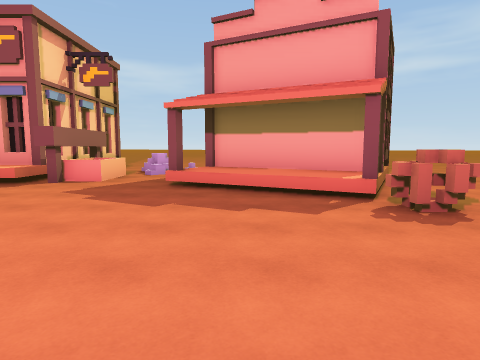
View 1 (above)

24 first-person views from a walk through a Unity game level. The camera is 1.5 m above the floor, tilts 6° down and sees 75° across. The floor is counted in squares, 2 m on a side. Each view is taken from the middle of a square. On the plan, view 1 faces up. The plan holds only what a view shows up to about 10 squares ahead; the rest is blank. The place goes on beyond the plan.

View 2
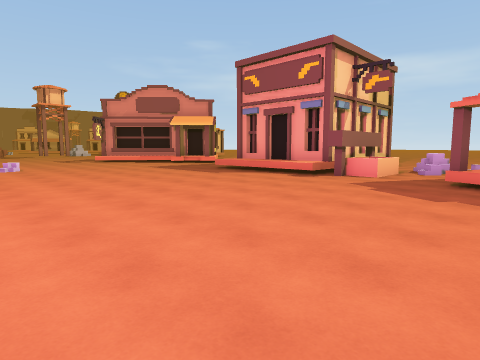

View 3
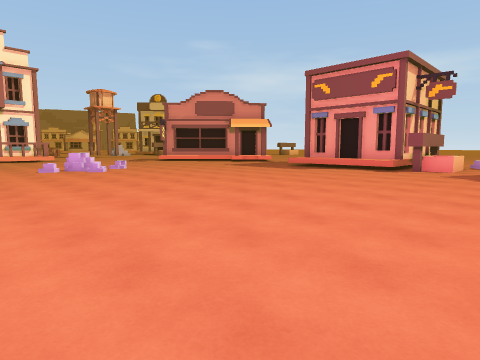

View 4
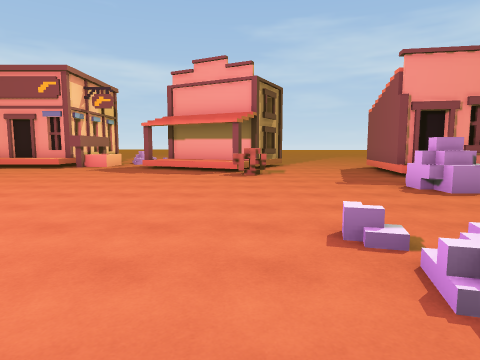

View 5
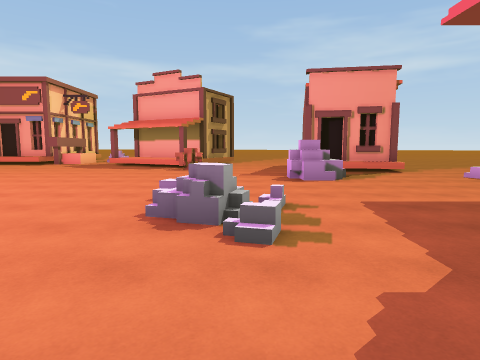

View 6
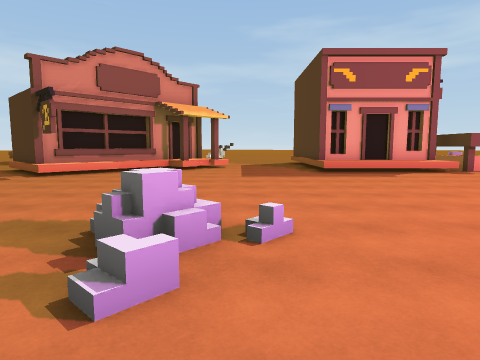

View 7
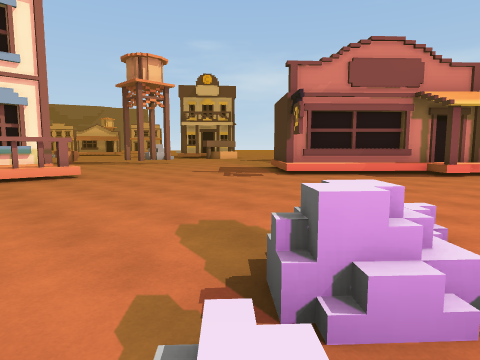

View 8
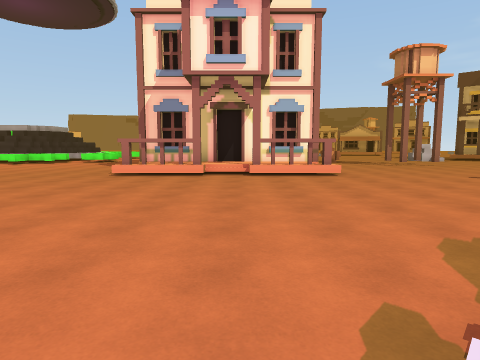

View 9
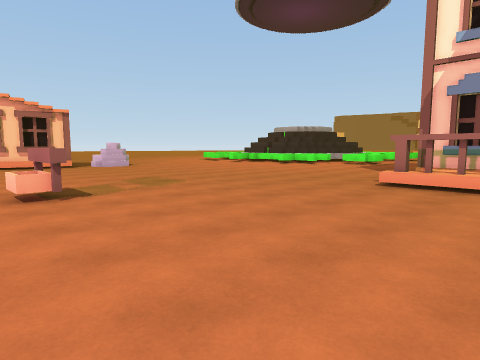

View 10
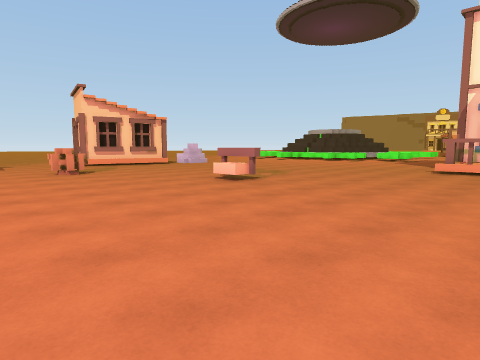

View 11
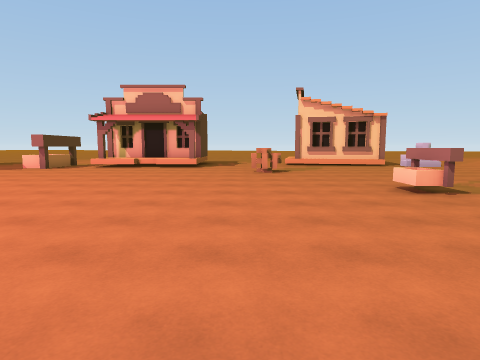

View 12
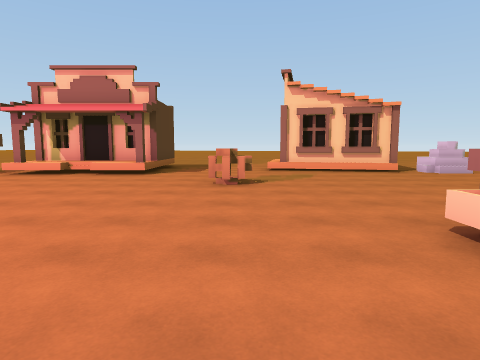

View 13
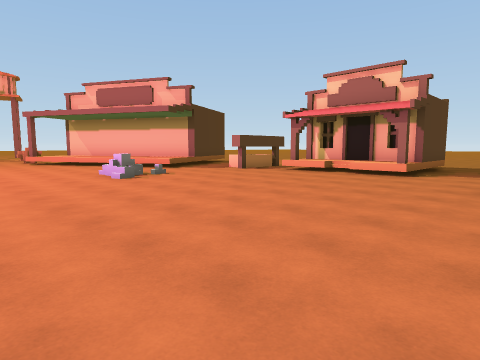

View 14
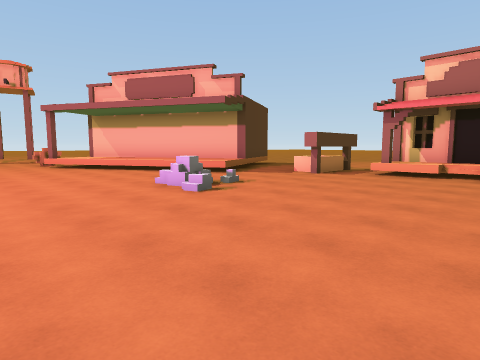

View 15
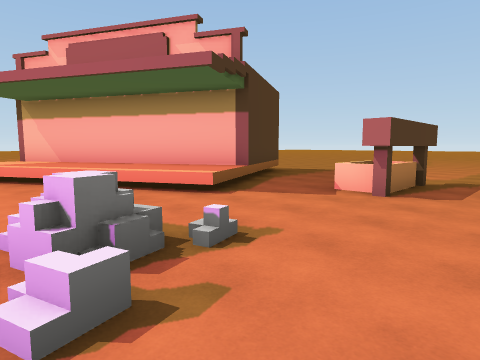

View 16
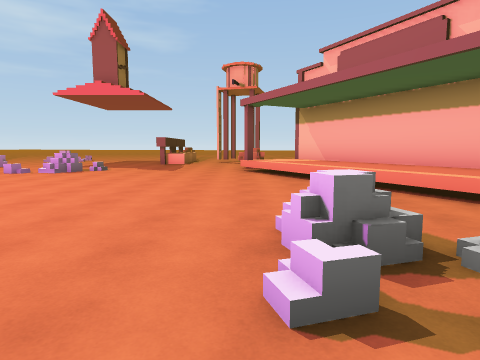

View 17
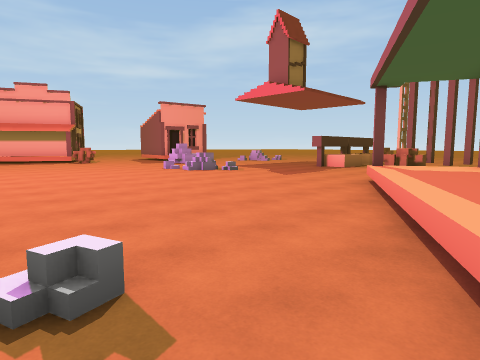

View 18
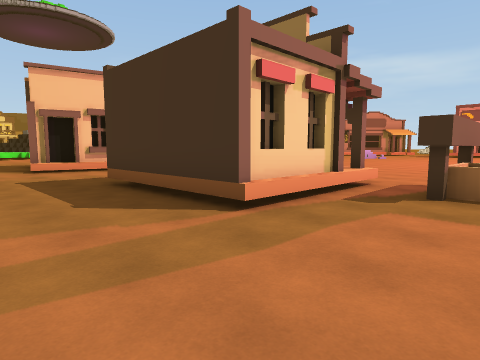

View 19
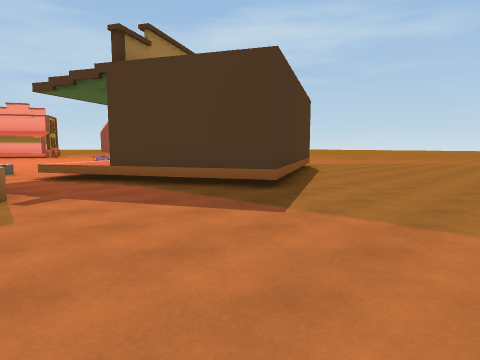

View 20
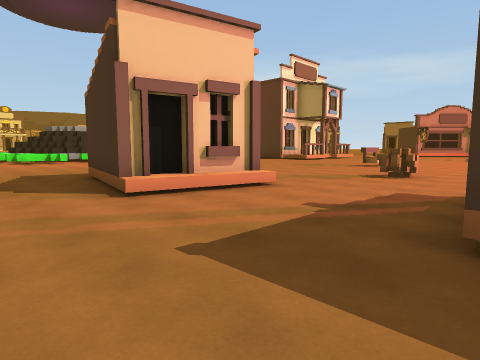

View 21
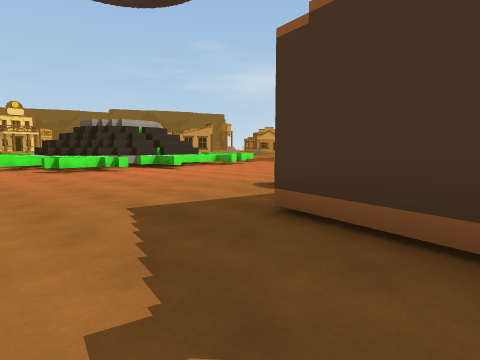

View 22
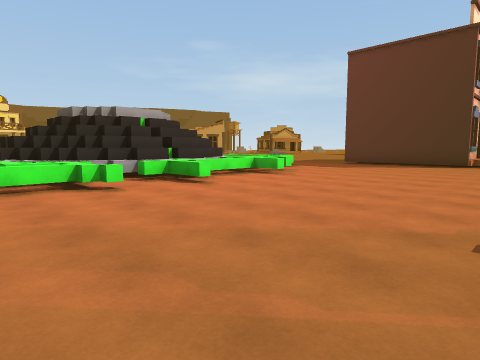

View 23
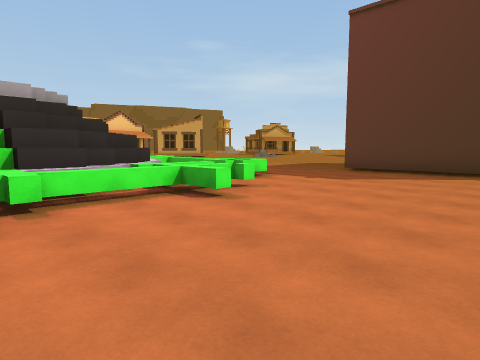

View 24
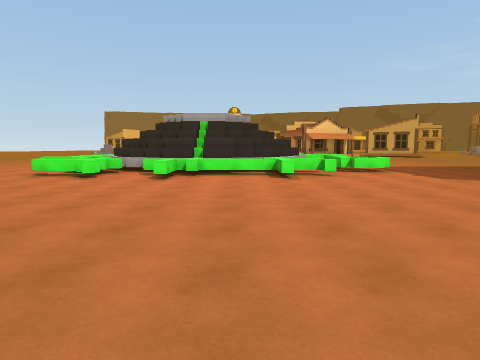

### Floor plan
Key: @ floor where view 1 was taken; # wall or solid block; x gap in a wall; . floor; / step, stairs or slope; = window, fence, low wall or low ledge; ^ raised ledge; R rock; H house; O other object.
Columns run from 27 left of view 1 to 6 right of it. Each row starts with its distance up from view 1.
 10               #       #
  9              ##       # .R
  8             ###.     ##OO.    H
  7          ####=.....^#^^OO.HHH H
  6          .##=.............HHHH...
  5       .. ..#................HH....
  4       .......................#....
  3       ...........................H
  2       ............................
  1       ........./................/
  0      #x^.......//..........@.....R
 -1       ^^.......R..................
 -2       ^^..........................
 -3       ^^..........................
 -4      #^^...........   .........R..
 -5   ####x^...........      .........
 -6 ....................... .........
 -7 ..................................
 -8 .............O....................
 -9 ^............O.................###
-10 ^......................R.....^^^.#
-11 =^^........................^^^^^#
-12 ^^^............#.........^^^^^##
-13 #^.............#..........^^##
-14 #^^....................O..##
-15 #^^....../........^^^^.O...#  ##
-16 #.......R .HHH....####.O...####..
-17 ^^^.......   H....####......#.....
-18 ^^^.......HHHH....####............
-19 ..................................
-20 ..................................
-21         ..... ..... ........

Where each view was taken, in squares from view 1:
view 1: 0 up, 0 right, facing up
view 2: 1 down, 0 right, facing up-left
view 3: 4 down, 1 left, facing up-left
view 4: 5 down, 2 right, facing up
view 5: 7 down, 4 right, facing up
view 6: 3 down, 11 left, facing up
view 7: 2 down, 11 left, facing up-left
view 8: 2 down, 11 left, facing left
view 9: 3 down, 13 left, facing down-left
view 10: 3 down, 9 left, facing down-left
view 11: 3 down, 11 left, facing down
view 12: 6 down, 12 left, facing down
view 13: 6 down, 12 left, facing down-right
view 14: 6 down, 9 left, facing down-right
view 15: 9 down, 6 left, facing down-right
view 16: 9 down, 6 left, facing right
view 17: 12 down, 3 left, facing up-right
view 18: 21 down, 3 left, facing up-left
view 19: 21 down, 4 left, facing up-right
view 20: 21 down, 9 left, facing up-left
view 21: 21 down, 15 left, facing up-left
view 22: 19 down, 19 left, facing up-left
view 23: 15 down, 21 left, facing up-left
view 24: 13 down, 17 left, facing left
